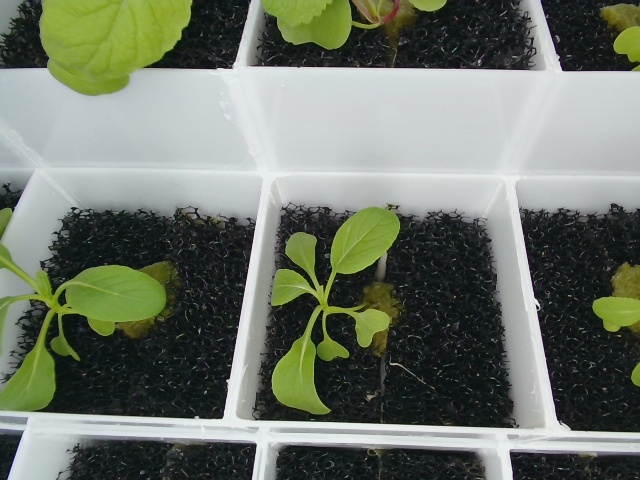
#> input picture image_sample_pro/image_pretreatment/P1_20190830_20190830_1359_C3_V_NU.jpg, 640 x 480 px; its folder holds 4 pictures in this run
$ python image_pretreatment.py
#> lines starting #> are read from the running program, lines starting #| are printed output that depends on the picture
import cv2
import glob
import numpy as np

images = glob.glob('D:\\nexgen.ai\\AWS-ENV-Monitor\\image_sample_pro\\image_pretreatment\\*.jpg')
for fname in images:
        img = cv2.imread(fname)
#> img is the input picture: shape (480, 640, 3); mean B, G, R 106, 118.3, 111.1
        # [4 lines of commented-out code are left out]
        img_mask = img
        img_size = np.shape(img)
#> img_size = (480, 640, 3)
        for x in range(img_size[0]):
            for y in range(img_size[1]):
                if img[x][y][1] <= 100 or img[x][y][1] >= 120 and img[x][y][0] >= 130 and img[x][y][2] >= 130:
                    img_mask[x][y][0] = 0
                    img_mask[x][y][1] = 0
                    img_mask[x][y][2] = 0
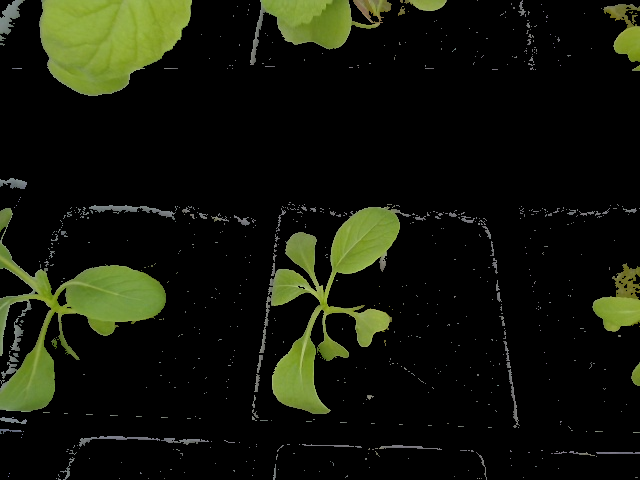
#> img_mask: shape (480, 640, 3); mean B, G, R 9.7, 21.2, 18.1
        cv2.imshow('Res',img_mask)
        cv2.waitKey(2000)
#> pass 2 of the loop `for fname in images:`:
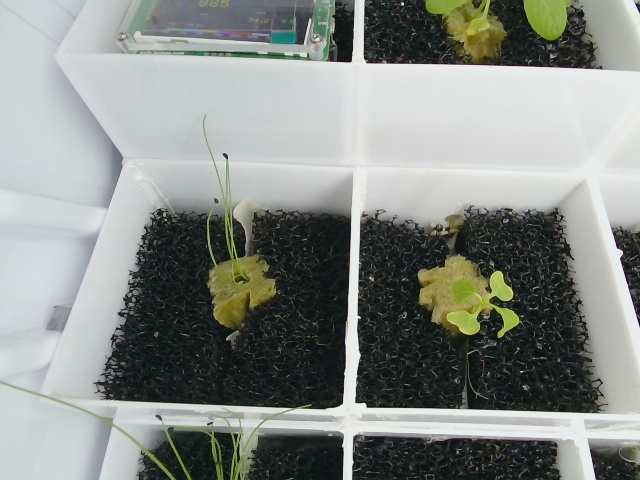
#> input picture image_sample_pro/image_pretreatment/P1_20190830_20190830_1659_A5_V_NU.jpg, 640 x 480 px
#> img is the input picture: shape (480, 640, 3); mean B, G, R 136, 140.6, 136.1
#> after the loop `for x in range(img_size[0]):`:
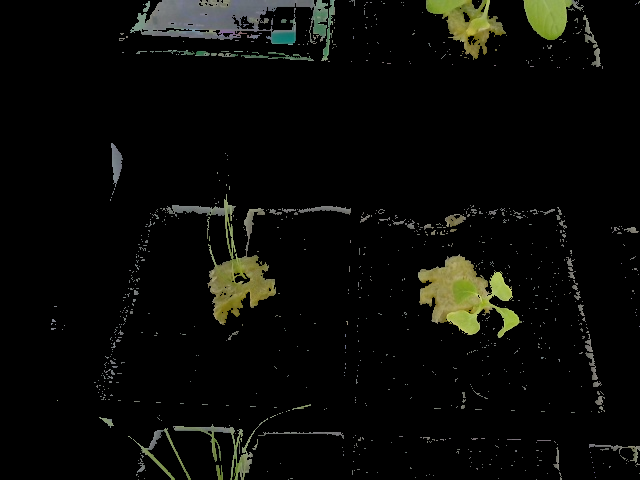
#> img_mask: shape (480, 640, 3); mean B, G, R 7.3, 10.4, 9.9
#> pass 3 of the loop `for fname in images:`:
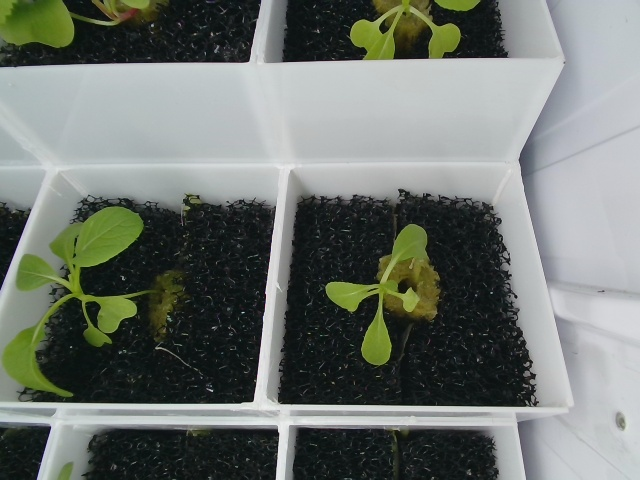
#> input picture image_sample_pro/image_pretreatment/P1_20190830_20190830_1659_D3_V_NU.jpg, 640 x 480 px
#> img is the input picture: shape (480, 640, 3); mean B, G, R 112, 117.9, 111.8
#> after the loop `for x in range(img_size[0]):`:
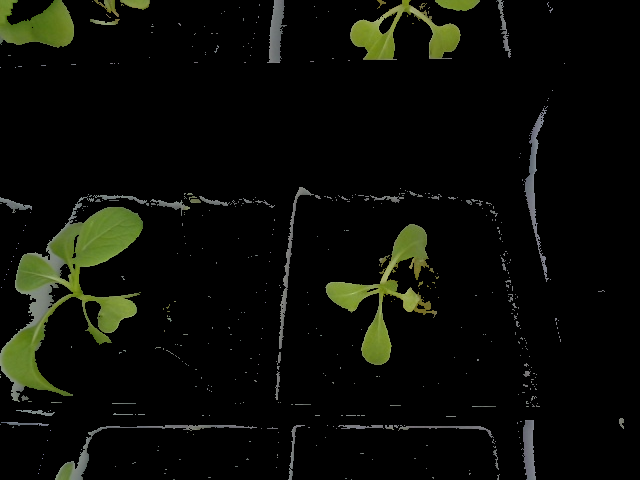
#> img_mask: shape (480, 640, 3); mean B, G, R 6.6, 11.7, 10.2
#> the loop made 4 passes; the first 3 are shown
        # Find the chess board co
cv2.destroyAllWindows()
